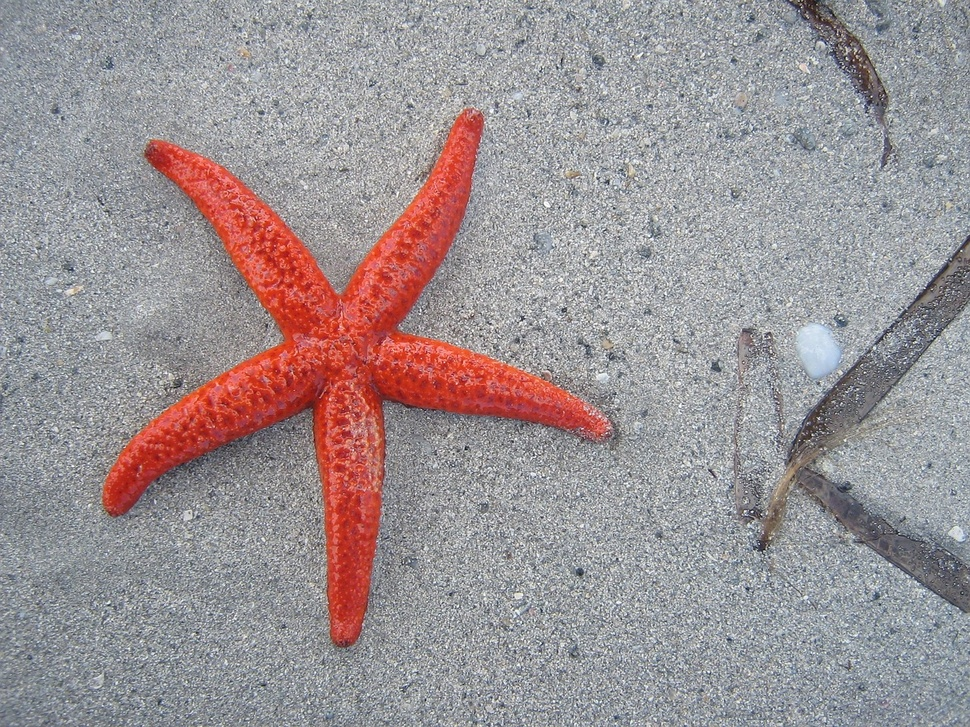
#> input picture starfish_1280_960.jpg, 970 x 727 px, shrunk from 1280 x 960 before the run
$ python test.py
#> lines starting #> are read from the running program, lines starting #| are printed output that depends on the picture
import cv2 as cv
# [variables]
# Declare the variables we are going to use
ddepth = cv.CV_16S
kernel_size = 3
window_name = "Laplace Demo"
# [variables]
# [load]

src = cv.imread(cv.samples.findFile('starfish_1280_960.jpg'), cv.IMREAD_COLOR) # Load an image
#> src is the input picture: shape (727, 970, 3); mean B, G, R 148.6, 146.1, 156
# Check if image is loaded fine
# [load]
# [reduce_noise]
# Remove noise by blurring with a Gaussian filter
src = cv.GaussianBlur(src, (3, 3), 0)
# [reduce_noise]
# [convert_to_gray]
# Convert the image to grayscale
src_gray = cv.cvtColor(src, cv.COLOR_BGR2GRAY)
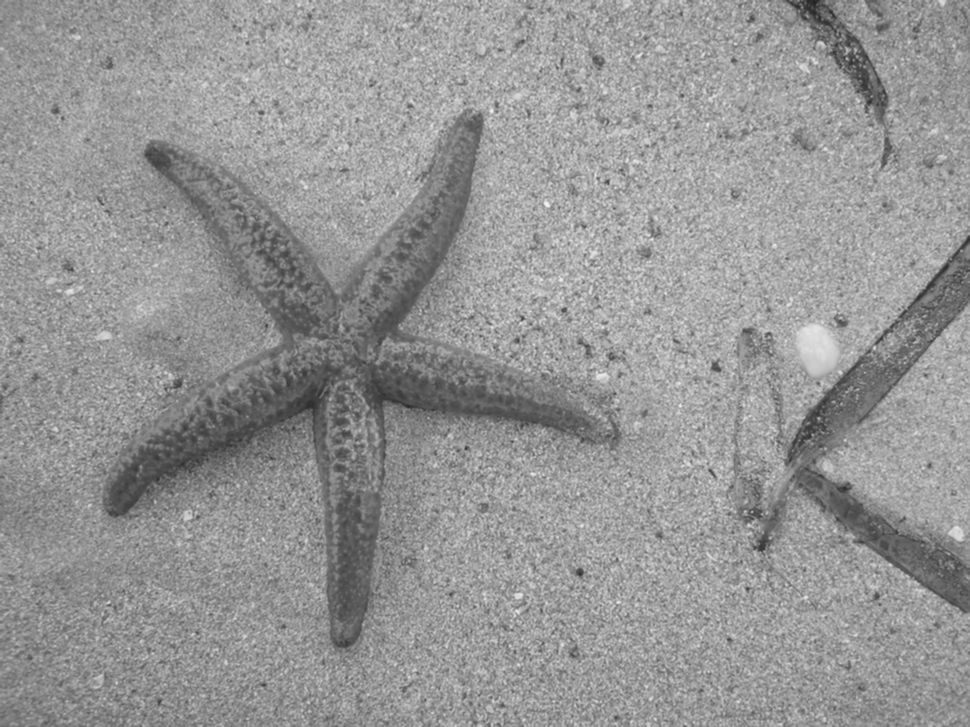
#> src_gray: shape (727, 970); min 32, max 245, mean 149.4
# [convert_to_gray]
# Create Window
cv.namedWindow(window_name, cv.WINDOW_AUTOSIZE)
# [laplacian]
# Apply Laplace function
dst = cv.Laplacian(src_gray, ddepth, ksize=kernel_size)
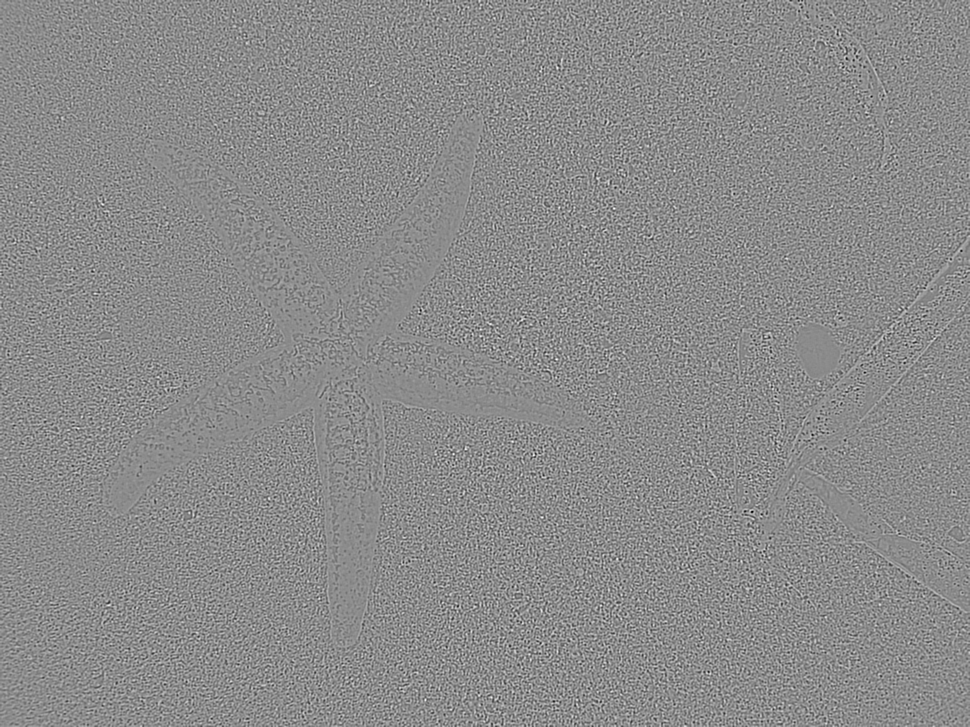
#> dst: shape (727, 970) int16; min -464, max 386, mean 0; drawn with min black and max white
# [laplacian]
# [convert]
# converting back to uint8
abs_dst = cv.convertScaleAbs(dst)
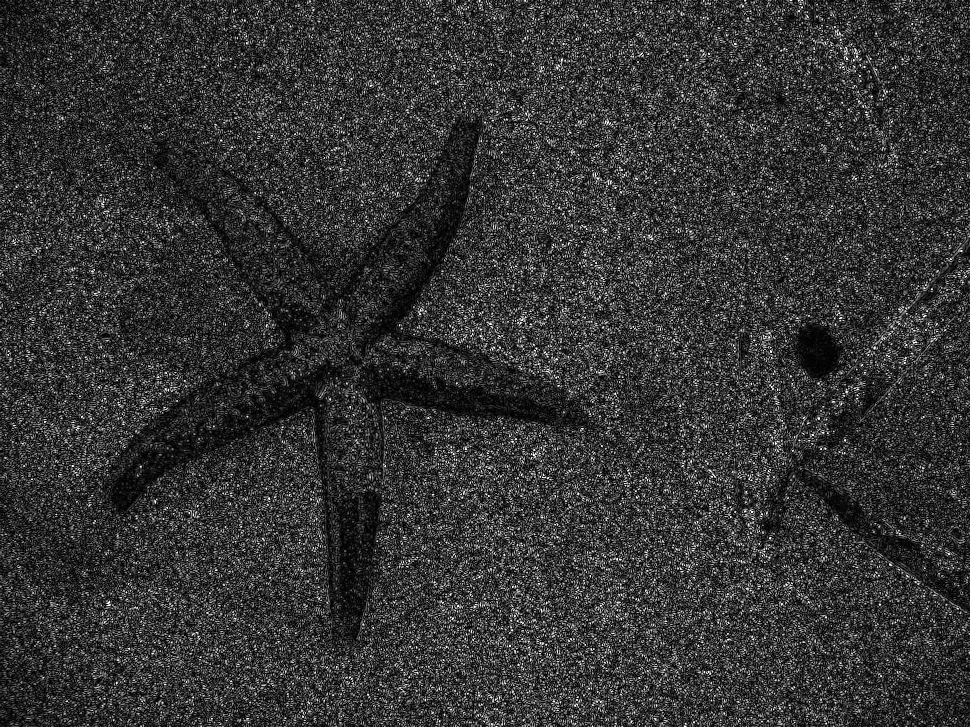
#> abs_dst: shape (727, 970); min 0, max 255, mean 52.7
# [convert]
# [display]
cv.imshow(window_name, abs_dst)
cv.waitKey(0)
# [display]
